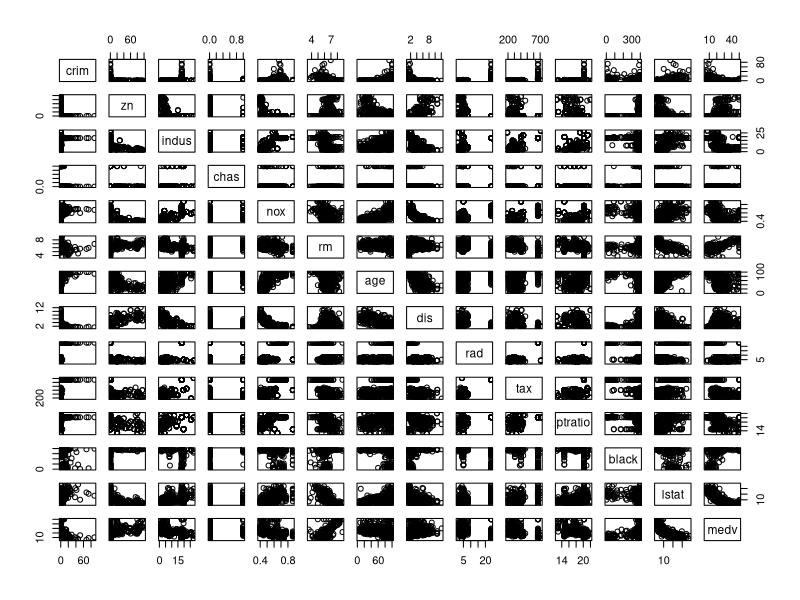
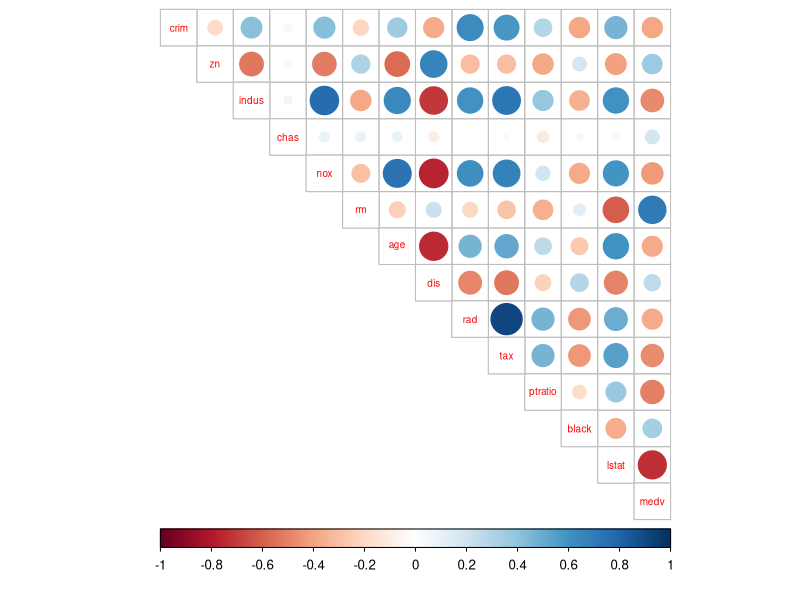
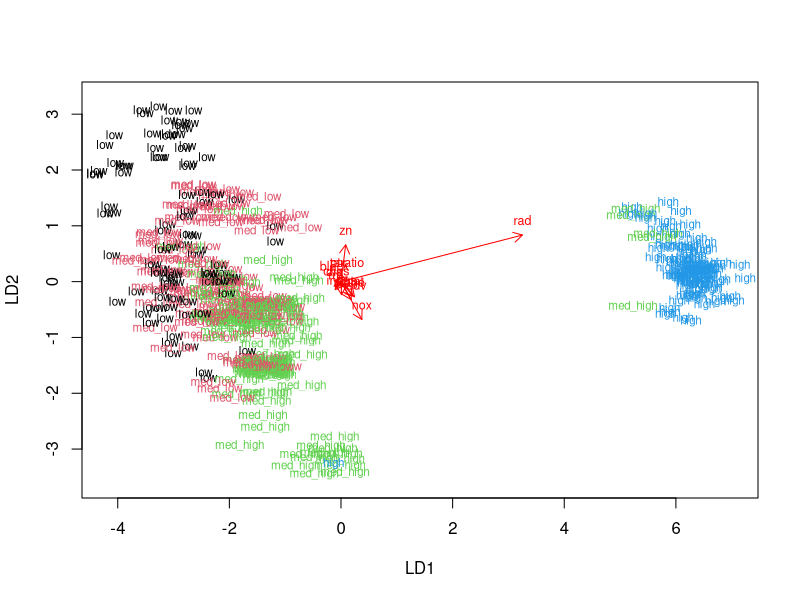
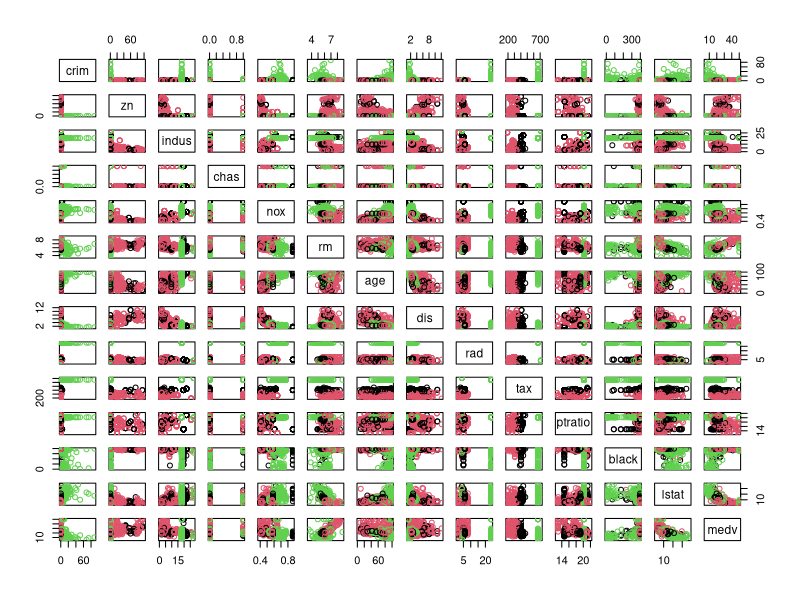
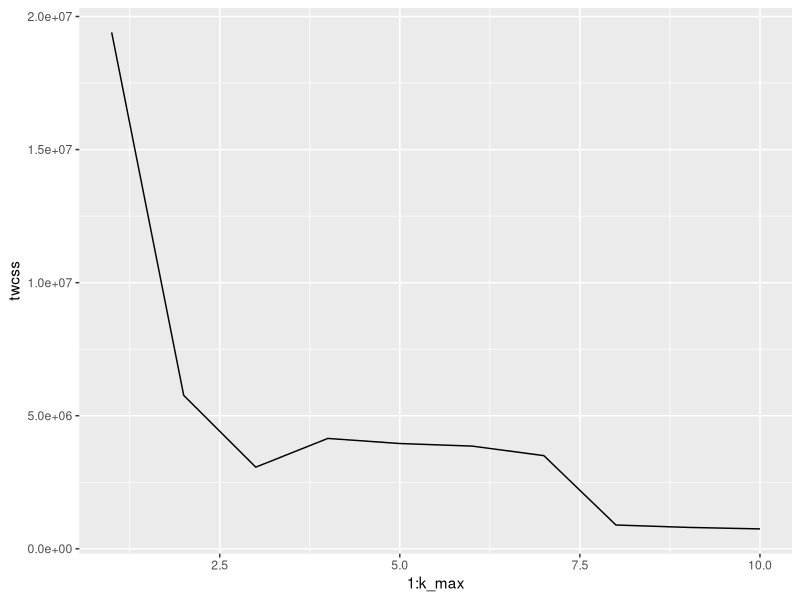
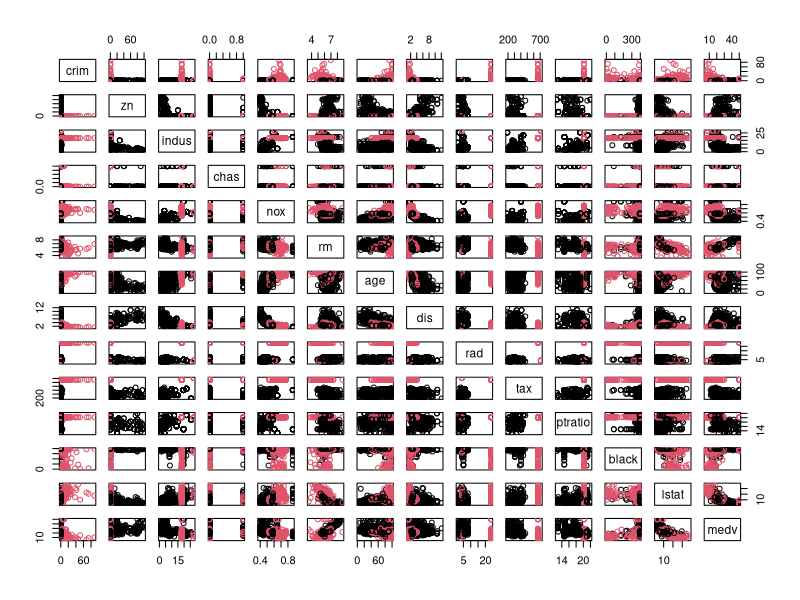

Reproduce these figures in R, in order.
## ---- chunk 1
library(MASS)
data("Boston")

dim(Boston)
str(Boston)
## ---- chunk 2
library(dplyr)
library(corrplot)
pairs(Boston)
cor_matrix <- cor(Boston) %>% round(digits = 2)
corrplot(cor_matrix, method="circle", type="upper", cl.pos="b", tl.pos="d", tl.cex=0.6)
summary(Boston)
## ---- chunk 3
boston_scaled <- scale(Boston)
summary(boston_scaled)
## ---- chunk 4
boston_scaled <- as.data.frame(boston_scaled)

bins <- quantile(boston_scaled$crim)
crime <- cut(boston_scaled$crim, breaks = bins, include.lowest = TRUE, label = c("low", "med_low", "med_high", "high"))
boston_scaled <- dplyr::select(boston_scaled, -crim)
boston_scaled <- data.frame(boston_scaled, crime)

n <- nrow(boston_scaled)
ind <- sample(n,  size = n * 0.8)
train <- boston_scaled[ind,]
test <- boston_scaled[-ind,]
## ---- chunk 5
lda.fit <- lda(crime ~ ., data = train)
lda.fit

lda.arrows <- function(x, myscale = 1, arrow_heads = 0.1, color = "red", tex = 0.75, choices = c(1,2)){
  heads <- coef(x)
  arrows(x0 = 0, y0 = 0, 
         x1 = myscale * heads[,choices[1]], 
         y1 = myscale * heads[,choices[2]], col=color, length = arrow_heads)
  text(myscale * heads[,choices], labels = row.names(heads), 
       cex = tex, col=color, pos=3)
}

classes <- as.numeric(train$crime)
plot(lda.fit, dimen = 2, col = classes, pch = classes)
lda.arrows(lda.fit, myscale = 1)
## ---- chunk 6
correct_classes <- test$crime
test <- dplyr::select(test, -crime)
lda.pred <- predict(lda.fit, newdata = test)
table(correct = correct_classes, predicted = lda.pred$class)
## ---- chunk 7
data('Boston')
boston_scaled <- scale(Boston)

dist_eu <- dist(Boston)
km <- kmeans(Boston, centers = 3)
pairs(Boston, col = km$cluster)
## ---- chunk 8
library(ggplot2)
set.seed(123)
k_max <- 10
twcss <- sapply(1:k_max, function(k){kmeans(Boston, k)$tot.withinss})
qplot(x = 1:k_max, y = twcss, geom = 'line')
## ---- chunk 9
km <-kmeans(Boston, centers = 2)
pairs(Boston, col = km$cluster)
